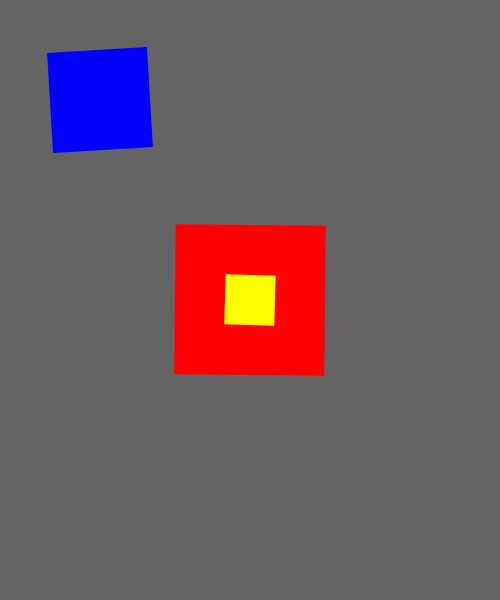
Frame 1 (no input)
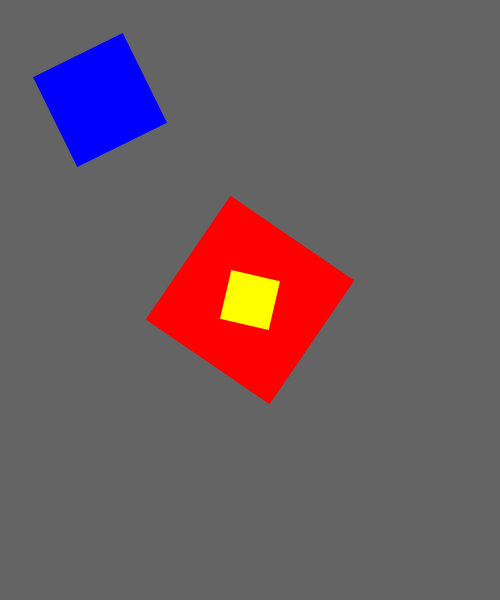
Frame 60 (no input)
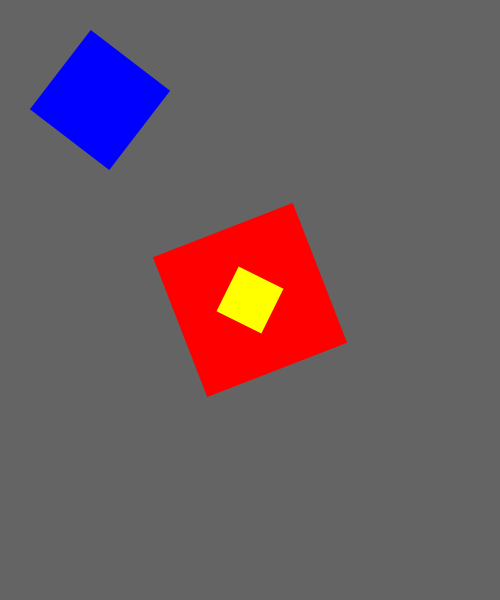
Frame 120 (the mouse pressed at the canvas centre since frame 60)

The p5.js sketch that drew these frames (run headless with seeded random() and noise() and a simulated clock; from frame 60 on, the mouse is pressed at the canvas centre):

// p5.js sketch
// ── sketch.js
function setup() {
  createCanvas(500, 600);
  noStroke();
}


function draw() {
  background(100);

  // red rect
  push();

  translate( width/2, height/2 );
  rotate( frameCount * 0.01 );
  scale( 1.5 );

  rectMode(CENTER);
  fill(255, 0, 0);
  rect(0, 0, 100, 100);

  pop();

  // yellow rect
  push();

  translate( width/2, height/2 );
  rotate( frameCount * 0.03 );
  scale( 0.5 );

  rectMode(CENTER);
  fill(255, 255, 0);
  rect(0, 0, 100, 100);

  pop();

  // blue rect
  push();

  translate( 100, 100 );
  rotate( frameCount * -0.06 );
  scale( 1.0 );

  rectMode(CENTER);
  fill(0, 0, 255);
  rect(0, 0, 100, 100);

  pop();
}
